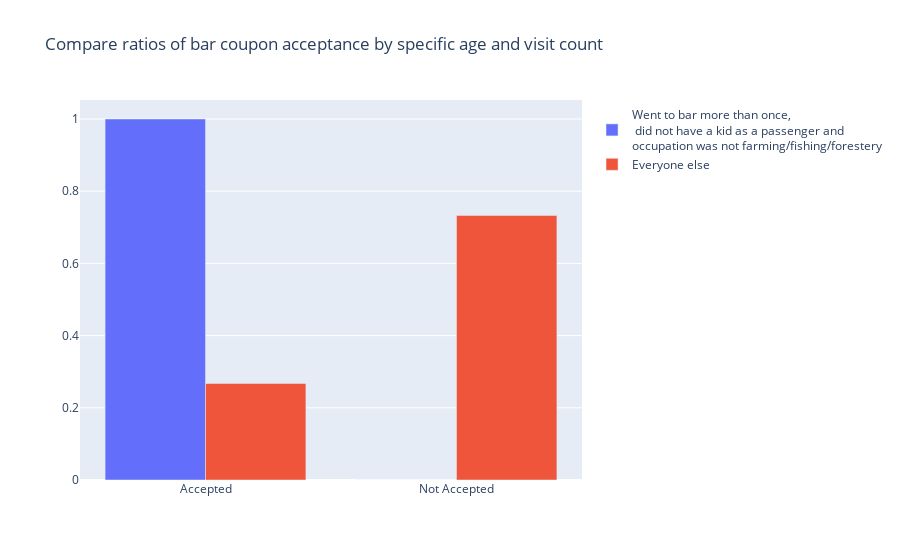

Source (notebook cell):
### Code cell
branches = ['Accepted' , 'Not Accepted']
ratio_bar_coupons_notkid = data_accepted_bar_coupons_notkid.shape[0] / data_bar_coupons_notkid.shape[0]
trace1 = go.Bar(
   x = branches,
   y = [ratio_bar_coupons_notkid,1-ratio_bar_coupons_notkid],
   name = 'Went to bar more than once, <br \> did not have a kid as a passenger and <br \>\
occupation was not farming/fishing/forestery'
)
ratio_not_bar_coupons_notkid = data_accepted_not_bar_coupons_notkid.shape[0] / data_not_bar_coupons_notkid.shape[0]
trace2 = go.Bar(
   x = branches,
   y =  [ratio_not_bar_coupons_notkid, 1-ratio_not_bar_coupons_notkid],
   name = 'Everyone else'
)
data = [trace1, trace2]
layout = go.Layout(barmode = 'group', title = "Compare ratios of bar coupon acceptance by specific age and visit count")
fig = go.Figure(data = data, layout = layout)
fig.show()

### Figure 1 — Plotly figure (JSON) as saved in the notebook; plotly's stock layout.template omitted (floating-point values rounded to 4 significant figures)
{"data": [{"name": "Went to bar more than once, <br \\> did not have a kid as a passenger and <br \\>occupation was not farming/fishing/forestery", "type": "bar", "x": ["Accepted", "Not Accepted"], "y": [1, 0]}, {"name": "Everyone else", "type": "bar", "x": ["Accepted", "Not Accepted"], "y": [0.2672, 0.7328]}], "layout": {"barmode": "group", "title": {"text": "Compare ratios of bar coupon acceptance by specific age and visit count"}}}
